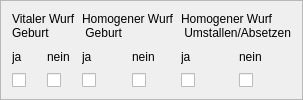
           <widget class="QFrame" name="frame_Wurf">
            <property name="frameShape">
             <enum>QFrame::StyledPanel</enum>
            </property>
            <property name="frameShadow">
             <enum>QFrame::Raised</enum>
            </property>
            <layout class="QHBoxLayout" name="horizontalLayout_10">
             <item>
              <layout class="QGridLayout" name="Layout_Wurf">
               <item row="0" column="0" colspan="2">
                <widget class="QLabel" name="label_Wurf_Vitaler_Wurf">
                 <property name="text">
                  <string>Vitaler Wurf 
Geburt</string>
                 </property>
                </widget>
               </item>
               <item row="1" column="1">
                <widget class="QLabel" name="label_Wurf_Vitaler_Wurf_Nein">
                 <property name="text">
                  <string>nein</string>
                 </property>
                </widget>
               </item>
               <item row="1" column="2">
                <widget class="QLabel" name="label_Wurf_Homogener_Wurf_Geburt_Ja">
                 <property name="text">
                  <string>ja</string>
                 </property>
                </widget>
               </item>
               <item row="1" column="3">
                <widget class="QLabel" name="label_Wurf_Homogener_Wurf_Geburt_Nein">
                 <property name="text">
                  <string>nein</string>
                 </property>
                </widget>
               </item>
               <item row="1" column="4">
                <widget class="QLabel" name="label_Wurf_Homogener_Wurf_Umstallen_Ja">
                 <property name="text">
                  <string>ja</string>
                 </property>
                </widget>
               </item>
               <item row="2" column="3">
                <widget class="QCheckBox" name="checkBox_Wurf_Homogen_Geburt_Nein">
                 <property name="text">
                  <string/>
                 </property>
                </widget>
               </item>
               <item row="0" column="2" colspan="2">
                <widget class="QLabel" name="label_Wurf_Homogener_Wurf_Geburt">
                 <property name="text">
                  <string>Homogener Wurf 
 Geburt</string>
                 </property>
                </widget>
               </item>
               <item row="2" column="2">
                <widget class="QCheckBox" name="checkBox_Wurf_Homogen_Geburt_Ja">
                 <property name="text">
                  <string/>
                 </property>
                </widget>
               </item>
               <item row="1" column="0">
                <widget class="QLabel" name="label_Wurf_Vitaler_Wurf_Ja">
                 <property name="text">
                  <string>ja</string>
                 </property>
                </widget>
               </item>
               <item row="2" column="1">
                <widget class="QCheckBox" name="checkBox_Wurf_Vitaler_Wurf_Nein">
                 <property name="text">
                  <string/>
                 </property>
                </widget>
               </item>
               <item row="2" column="0">
                <widget class="QCheckBox" name="checkBox_Wurf_Vitaler_Wurf_Ja">
                 <property name="text">
                  <string/>
                 </property>
                </widget>
               </item>
               <item row="1" column="5">
                <widget class="QLabel" name="label_Wurf_Homogener_Wurf_Umstallen_Nein">
                 <property name="text">
                  <string>nein</string>
                 </property>
                </widget>
               </item>
               <item row="0" column="4" colspan="2">
                <widget class="QLabel" name="label_Wurf_Homogener_Wurf_Umstallen">
                 <property name="text">
                  <string>Homogener Wurf 
 Umstallen/Absetzen</string>
                 </property>
                </widget>
               </item>
               <item row="2" column="4">
                <widget class="QCheckBox" name="checkBox_Wurf_Homogen_Umstallen_Ja">
                 <property name="text">
                  <string/>
                 </property>
                </widget>
               </item>
               <item row="2" column="5">
                <widget class="QCheckBox" name="checkBox_Wurf_Homogen_Umstallen_Nein">
                 <property name="text">
                  <string/>
                 </property>
                </widget>
               </item>
              </layout>
             </item>
            </layout>
           </widget>
